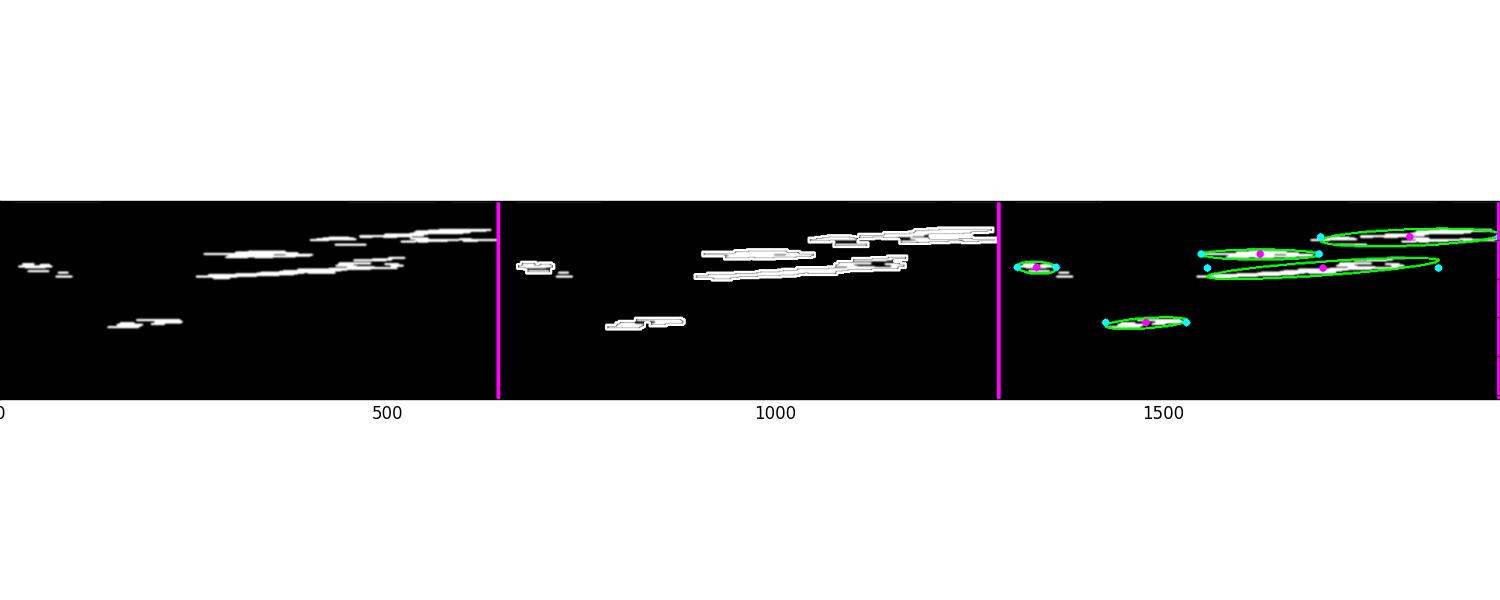
#> input picture test/countours_545.png, 1500 x 600 px; its folder holds only this picture in this run
$ python -i seg_utils.py   (imports and definitions only)   (older library calls are emulated)
#> lines starting #> are read from the running program, lines starting #| are printed output that depends on the picture; after the words box and inside, x2 and y2 are one past the last pixel; in counts of white or black regions, pixels touching at a corner belong together
# Created by: Hunter Young
# Date: 4/24/18
#
# Script Description:
# 	TODO
# Current Recommended Usage: (in terminal)
# 	TODO
from matplotlib import pyplot as plt
import utils as ut
import numpy as np
import os
import cv2


def crop_bottom_half(image):
	cropped_img = image[image.shape[0]/2:image.shape[0]]
	return cropped_img

def crop_bottom_two_thirds(image):
	cropped_img = image[image.shape[0]/6:image.shape[0]]
	return cropped_img

def crop_below_pixel(image, y_pixel):
	cropped_img = image[y_pixel:image.shape[0]]
	return cropped_img

# [8 lines left out: function horizontal_hist, not called in this run]

def vertical_hist(_img, method=0):
	if method == 1:			# Take a histogram of the left half of the image
		hist = np.sum(_img[_img.shape[1]//2:,:], axis=1)
	elif method == 2:		# Take a histogram of the right half of the image
		hist = np.sum(_img[0:_img.shape[1]//2,:], axis=1)
	else:					# Take a histogram of the whole image
		hist = np.sum(_img[:,:], axis=1)
	return hist


# [167 lines left out: functions custom_hist, find_row_ends, find_lowest_histograms, find_lowest_contours, not called in this run]

def histogram_sliding_filter(hist, window_size=16, flag_plot=False):
	avg_hist = np.zeros_like(hist).astype(np.int32)
	sliding_window = np.ones((window_size,))/window_size

	try:
		n, depth = hist.shape
	except:
		n = hist.shape
		depth = None

	if flag_plot == True:
		plt.figure(1)
		plt.clf()
		plt.title('Smoothed Histogram of the image')

	if depth == None:
		avg_hist = np.convolve(hist[:], sliding_window , mode='same')
		if flag_plot == True:
			plt.plot(range(avg_hist.shape[0]), avg_hist[:])
	else:
		for channel in range(depth):
			tmp_hist = np.convolve(hist[:,channel], sliding_window , mode='same')
			avg_hist[:,channel] = tmp_hist
			if flag_plot == True:
				plt.plot(range(avg_hist.shape[0]), avg_hist[:,channel])
				# plt.plot(range(avg_hist.shape[0]), avg_hist[:,1])
				# plt.plot(range(avg_hist.shape[0]), avg_hist[:,2])
	return avg_hist

def find_horizon_simple(v_hist,window_size=16):
	minval = [0,0]
	n_slopes = v_hist.shape[0] // window_size
	# print("Slopes: " + str(n_slopes))

	for i in range(n_slopes):
		xold = window_size * (i)
		xnew = window_size * (i+1) - 1

		dx = window_size
		dy = v_hist[xnew] - v_hist[xold]

		m = dy/dx
		tmp = np.array([xnew, m])
		if tmp[1] < minval[1]:
			minval = tmp

	# print("Minimum: " + str(minval))
	tmpVal = int(minval[1])
	idx = int(minval[0])
	return idx

def find_horizon(img, nwindows=8, minpix=300, window_height=20, flag_plot=False):
	tmp = cv2.resize(img, (640,480))
	cropped = np.copy(tmp)
	display = np.copy(tmp)
	h, w, c = tmp.shape

	vhist = vertical_hist(tmp)
	hist = histogram_sliding_filter(vhist)
	minypix = find_horizon_simple(hist[:,1])
	# print("")
	# print(tmp.shape)
	# print("Starting Y-Pixel: " + str(minypix))

	# Set size of the windows
	window_width = np.int(tmp.shape[1]/nwindows)
	# Set the width of the windows +/- margin

	if window_height > minypix:
		window_height = minypix

	# print("Window Size: " + str(window_height) + ", " + str(window_width))

	# Identify the x and y positions of all nonzero pixels in the image
	nonzero = tmp.nonzero()
	nonzeroy = np.array(nonzero[0])
	nonzerox = np.array(nonzero[1])

	# Declare initial search coordinates
	x_base = 0# + window_width/2
	y_base = minypix - window_height

	# Check if we need to start our window search on the left or the right side
	win_y_low = y_base - window_height
	win_y_high = y_base + window_height
	win_x_high = x_base + (0+1)*window_width
	win_x_low = x_base + 0*window_width

	good_horizon_inds = ((nonzeroy >= win_y_low) & (nonzeroy < win_y_high) &
	(nonzerox >= win_x_low) &  (nonzerox < win_x_high)).nonzero()[0]

	# print("Start --- # of Good Indices: " + str(len(good_horizon_inds)))
	# Current positions to be updated for each window
	if len(good_horizon_inds) < minpix:
		x_current = w
		flag_left_2_right = False
		# print("Searching for horizon [Right->Left]")
	else:
		x_current = x_base
		flag_left_2_right = True
		# print("Searching for horizon [Left->Right]")

	y_current = y_base

	# Create empty lists to receive left and right lane pixel indices
	horizon_inds = []

	# Step through the windows one by one
	for window in range(nwindows):
		# Identify window boundaries in x and y
		win_y_low = y_current - window_height
		win_y_high = y_current + window_height
		if flag_left_2_right == True:
			win_x_high = x_current + (window+1)*window_width
			win_x_low = x_current + window*window_width
		else:
			win_x_low = x_current - (window+1)*window_width
			win_x_high = x_current - window*window_width

		# [8 lines of commented-out code are left out]
		good_horizon_inds = ((nonzeroy >= win_y_low) & (nonzeroy < win_y_high) &
		(nonzerox >= win_x_low) &  (nonzerox < win_x_high)).nonzero()[0]

		# Append these indices to the lists
		horizon_inds.append(good_horizon_inds)

		# If you found > minpix pixels, recenter next window on their mean position
		# print("Window " + str(window) + "---- # of Good Indices: " + str(len(good_horizon_inds)))
		if len(good_horizon_inds) > minpix:
			x_current = np.int(np.mean(nonzerox[good_horizon_inds]))
			y_current = np.int(np.mean(nonzeroy[good_horizon_inds]))
			# print("New Window Center: " + str(x_current) + ", " + str(y_current))

	# Concatenate the arrays of indices
	horizon_inds = np.concatenate(horizon_inds)

	# Extract left and right line pixel positions
	x = nonzerox[horizon_inds]
	y = nonzeroy[horizon_inds]

	try:
		# Fit a second order polynomial to each
		horizon_fit = np.polyfit(y, x, 1)
		# print("Horizon Slope: " + str(horizon_fit[0]))

		# Generate x and y values for plotting
		ploty = np.linspace(0, tmp.shape[1]-1, tmp.shape[1] )
		plotx = horizon_fit[0]*ploty + horizon_fit[1]
		# plotx = horizon_fit[0]*ploty**2 + horizon_fit[1]*ploty + horizon_fit[2]

		if horizon_fit[0] > 0:
			plotx_offset = horizon_fit[0]*ploty + horizon_fit[1]-200
		else:
			plotx_offset = horizon_fit[0]*ploty + horizon_fit[1]+200


		if flag_plot == True:
			global plt
			fig = plt.figure(3)
			fig.clf()
			fig.imshow(tmp)
			fig.plot(plotx, ploty, color='yellow')
			fig.plot(plotx_offset, ploty, color='red')
			fig.xlim(0, img.shape[1])
			fig.ylim(img.shape[0], 0)
			display = ut.fig2img(fig)
			# plt.show()
			# plt.pause(0.001)
			cv2.imshow("Found Horizon Line",display)
	except:
		print("ERROR: Function 'polyfit' failed!")
		horizon_fit = []
		plotx_offset = [0, 0]
		ploty = [0, 0]
		cropped = tmp
		pass

	pts = np.array([[0,ploty[0]],[plotx_offset[0],ploty[0]],[plotx_offset[-1],ploty[-1]], [cropped.shape[1],0]], np.int32)
	cv2.fillPoly(cropped,[pts],(0,0,0))

	cv2.line(display,(int(plotx_offset[0]),int(ploty[0])),(int(plotx_offset[-1]),int(ploty[-1])),(0,0,255))
	return horizon_fit, horizon_inds, cropped, display


# [193 lines left out: functions is_horizon_present, strip_image, histogram_strips, not called in this run]

>>> import cv2
>>> picture = cv2.imread('../test/countours_545.png')
#> picture is the input picture: shape (600, 1500, 3); mean B, G, R 174.5, 174.7, 174.4
>>> result = find_horizon(picture)
#> in find_horizon, `tmp = cv2.resize(img, (640,480))`:
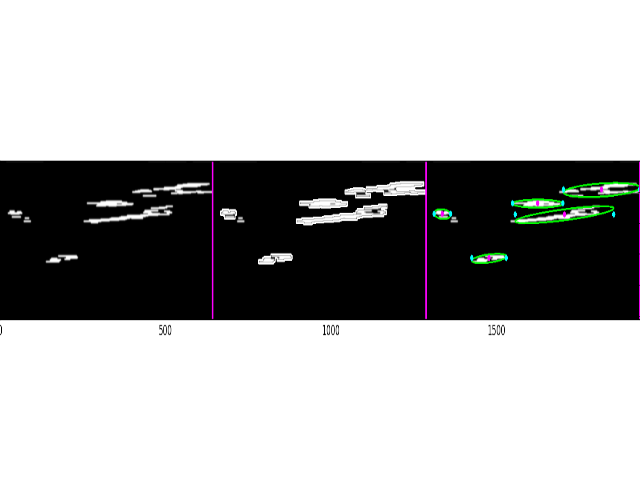
#> tmp: shape (480, 640, 3); mean B, G, R 174.5, 174.8, 174.4
#> in vertical_hist, `hist = np.sum(_img[:,:], axis=1)`: hist = 480 rows, first 8: [163200, 163200, 163200], [163200, 163200, 163200], [163200, 163200, 163200], [163200, 163200, 163200], [163200, 163200, 163200], [163200, 163200, 163200], [163200, 163200, 163200], [163200, 163200, 163200]
#> in find_horizon, `vhist = vertical_hist(tmp)`: vhist has the same summary as hist in vertical_hist
#> after the loop in histogram_sliding_filter, `for channel in range(depth):`: avg_hist = 480 rows, first 8: [81600, 81600, 81600], [91800, 91800, 91800], [102000, 102000, 102000], [112200, 112200, 112200], [122400, 122400, 122400], [132600, 132600, 132600], [142800, 142800, 142800], [153000, 153000, 153000]
#> in find_horizon, `hist = histogram_sliding_filter(vhist)`: hist has the same summary as avg_hist in histogram_sliding_filter
#> the loop in find_horizon_simple, `for i in range(n_slopes):` made 30 passes
#> (dy, m, minval) on passes 10 to 11: (-63889, -3993.1, [159, -3993.1]), (-87767, -5485.4, [175, -5485.4])
#> (dy, m, tmp) on passes 1 to 6: (81600, 5100, [15, 5100]), (0, 0, [31, 0]), (0, 0, [47, 0]), (0, 0, [63, 0]), (0, 0, [79, 0]), (0, 0, [95, 0])
#> in find_horizon_simple, `tmpVal = int(minval[1])`: tmpVal = -5485
#> in find_horizon_simple, `idx = int(minval[0])`: idx = 175
#> in find_horizon, `y_base = minypix - window_height`: y_base = 155
#> in find_horizon, `win_y_low = y_base - window_height`: win_y_low = 135
#> in find_horizon, `win_y_high = y_base + window_height`: win_y_high = 175
#> in find_horizon, `good_horizon_inds = ((nonzeroy >= win_y_low) & (nonzeroy < win_y_high)..`: good_horizon_inds = 6468 values from 259200 to 310114
#> in find_horizon, `y_current = y_base`: y_current = 155
#> the loop in find_horizon, `for window in range(nwindows):` made 8 passes
#> (win_y_low, win_y_high, win_x_high, win_x_low, x_current, y_current) on passes 2 to 4: (127, 167, 198, 118, 157, 144), (124, 164, 397, 317, 357, 142), (122, 162, 677, 597, 618, 141)
#> (win_y_low, win_y_high, win_x_high, win_x_low) on passes 5 to 8: (121, 161, 1018, 938), (121, 161, 1098, 1018), (121, 161, 1178, 1098), (121, 161, 1258, 1178)
#> after the loop in find_horizon, `for window in range(nwindows):`: horizon_inds = 8 items
#> in find_horizon, `horizon_fit = np.polyfit(y, x, 1)`: horizon_fit = [-3.67, 803.2]
#> in find_horizon, `plotx = horizon_fit[0]*ploty + horizon_fit[1]`: plotx = 640 values, max 803.2 at index 0, min -1541.6 at index 639, mean -369.2
#> in find_horizon, `plotx_offset = horizon_fit[0]*ploty + horizon_fit[1]+200`: plotx_offset = 640 values, max 1003.2 at index 0, min -1341.6 at index 639, mean -169.2
#> in find_horizon, `pts = np.array([[0,ploty[0]],[plotx_offset[0],ploty[0]],[plotx_offset[..`: pts = [[0, 0], [1003, 0], [-1341, 639], [640, 0]]
#> in find_horizon, `cv2.fillPoly(cropped,[pts],(0,0,0))`:
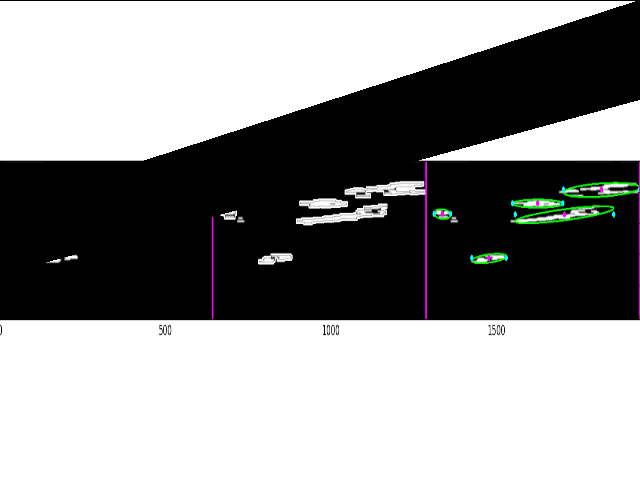
#> cropped: shape (480, 640, 3); 11.99% of pixels changed, all inside (x1, y1, x2, y2) = (0, 0, 640, 263)
#> in find_horizon, `cv2.line(display,(int(plotx_offset[0]),int(ploty[0])),(int(plotx_offse..`:
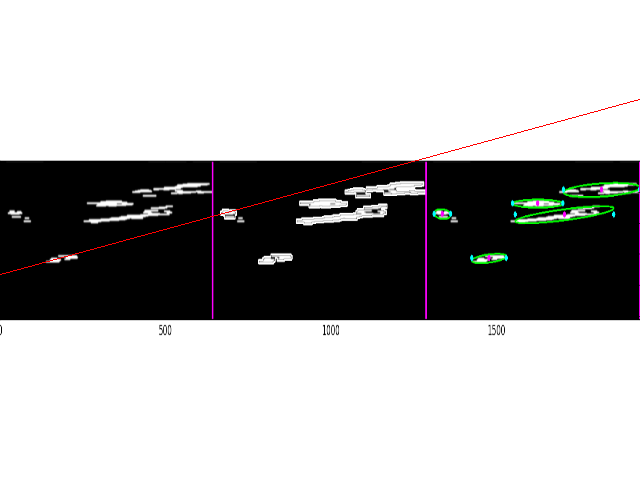
#> display: shape (480, 640, 3); 0.21% of pixels changed, all inside (x1, y1, x2, y2) = (0, 99, 640, 275)

$ run again, on test/lines_545.png
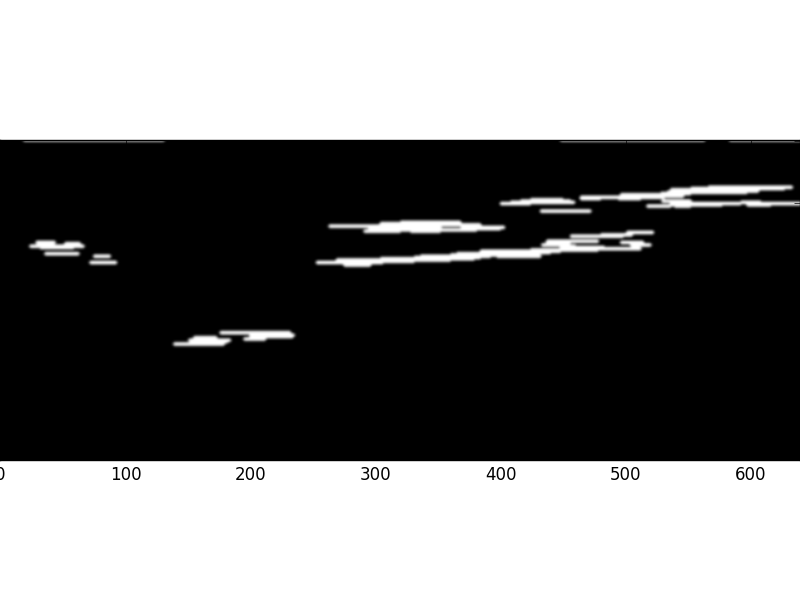
#> input picture test/lines_545.png, 800 x 600 px
#> picture is the input picture: shape (600, 800, 3); min 0, max 255, mean 122.8
#> in vertical_hist, `hist = np.sum(_img[:,:], axis=1)`: hist = 480 rows, first 8: [163200, 163200, 163200], [163200, 163200, 163200], [163200, 163200, 163200], [163200, 163200, 163200], [163200, 163200, 163200], [163200, 163200, 163200], [163200, 163200, 163200], [163200, 163200, 163200]
#> vhist has the same summary as hist in vertical_hist
#> after the loop in histogram_sliding_filter, `for channel in range(depth):`: avg_hist = 480 rows, first 8: [81600, 81600, 81600], [91800, 91800, 91800], [102000, 102000, 102000], [112200, 112200, 112200], [122400, 122400, 122400], [132600, 132600, 132600], [142800, 142800, 142800], [153000, 153000, 153000]
#> in find_horizon, `hist = histogram_sliding_filter(vhist)`: hist has the same summary as avg_hist in histogram_sliding_filter
#> the loop in find_horizon_simple, `for i in range(n_slopes):` made 30 passes
#> (dy, m, minval) on passes 7 to 8: (-70793, -4424.6, [111, -4424.6]), (-82207, -5137.9, [127, -5137.9])
#> tmpVal = -5137
#> idx = 127
#> y_base = 107
#> in find_horizon, `win_y_low = y_base - window_height`: win_y_low = 87
#> in find_horizon, `win_y_high = y_base + window_height`: win_y_high = 127
#> good_horizon_inds = 6756 values from 167040 to 217895
#> in find_horizon, `y_current = y_base`: y_current = 107
#> the loop in find_horizon, `for window in range(nwindows):` made 8 passes
#> (win_y_low, win_y_high, win_x_high, win_x_low, x_current, y_current) on passes 2 to 4: (80, 120, 200, 120, 158, 95), (75, 115, 398, 318, 357, 93), (73, 113, 677, 597, 618, 92)
#> after the loop in find_horizon, `for window in range(nwindows):`: horizon_inds = 8 items
#> horizon_fit = [-4.97, 749.9]
#> plotx = 640 values, max 749.9 at index 0, min -2426 at index 639, mean -838.1
#> plotx_offset = 640 values, max 949.9 at index 0, min -2226 at index 639, mean -638.1
#> pts = [[0, 0], [949, 0], [-2226, 639], [640, 0]]
#> in find_horizon, `cv2.fillPoly(cropped,[pts],(0,0,0))`:
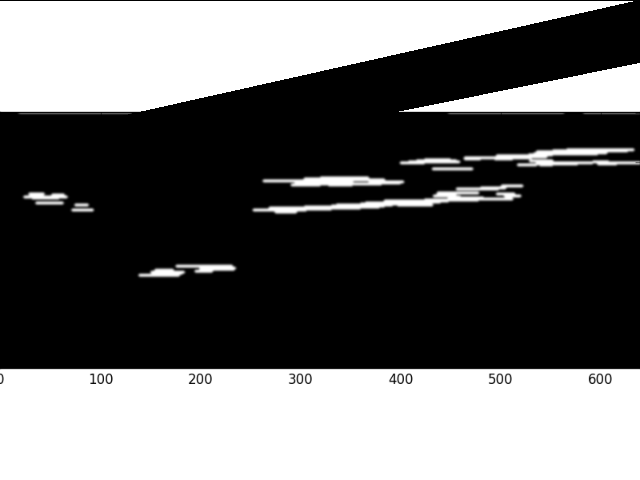
#> cropped: shape (480, 640, 3); min 0, max 255, mean 103.9
#> in find_horizon, `cv2.line(display,(int(plotx_offset[0]),int(ploty[0])),(int(plotx_offse..`:
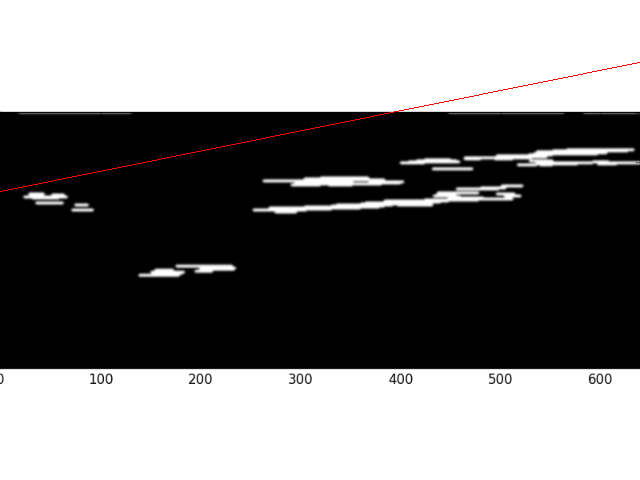
#> display: shape (480, 640, 3); mean B, G, R 122.6, 122.6, 123.1

$ run again, on test/overlay_545.png
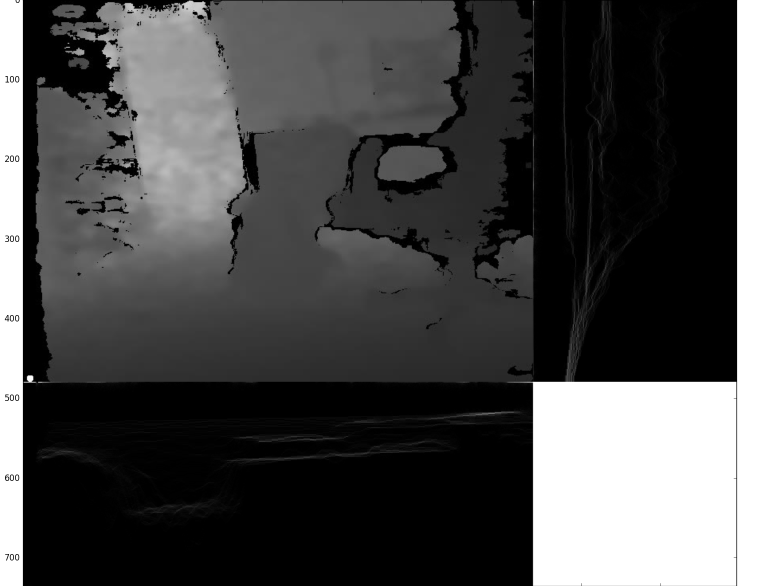
#> input picture test/overlay_545.png, 1518 x 1172 px (shown at 1/2 size)
#> picture is the input picture: shape (1172, 1518, 3); min 0, max 255, mean 71
#> in find_horizon, `tmp = cv2.resize(img, (640,480))`:
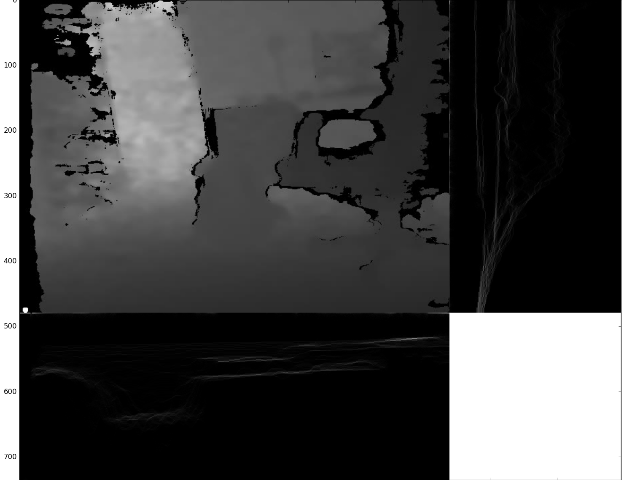
#> tmp: shape (480, 640, 3); min 0, max 255, mean 70.9
#> in vertical_hist, `hist = np.sum(_img[:,:], axis=1)`: hist = 480 rows, first 8: [21193, 21193, 21193], [31128, 31128, 31128], [36074, 36074, 36074], [38516, 38516, 38516], [41136, 41136, 41136], [42485, 42485, 42485], [43036, 43036, 43036], [44246, 44246, 44246]
#> vhist has the same summary as hist in vertical_hist
#> after the loop in histogram_sliding_filter, `for channel in range(depth):`: avg_hist = 480 rows, first 8: [18613, 18613, 18613], [21478, 21478, 21478], [24359, 24359, 24359], [27220, 27220, 27220], [30164, 30164, 30164], [33092, 33092, 33092], [35943, 35943, 35943], [38739, 38739, 38739]
#> in find_horizon, `hist = histogram_sliding_filter(vhist)`: hist has the same summary as avg_hist in histogram_sliding_filter
#> the loop in find_horizon_simple, `for i in range(n_slopes):` made 30 passes
#> (dy, m, minval) on passes 2, 3, 4, 7, 30: (-189, -11.81, [31, -11.81]), (-623, -38.94, [47, -38.94]), (-2134, -133.4, [63, -133.4]), (-4505, -281.6, [111, -281.6]), (-23319, -1457.4, [479, -1457.4])
#> tmpVal = -1457
#> idx = 479
#> y_base = 459
#> in find_horizon, `win_y_low = y_base - window_height`: win_y_low = 439
#> in find_horizon, `win_y_high = y_base + window_height`: win_y_high = 479
#> in find_horizon, `good_horizon_inds = ((nonzeroy >= win_y_low) & (nonzeroy < win_y_high)..`: good_horizon_inds = 2409 values from 587448 to 612329
#> in find_horizon, `y_current = y_base`: y_current = 459
#> the loop in find_horizon, `for window in range(nwindows):` made 8 passes
#> (win_y_low, win_y_high, win_x_high, win_x_low, x_current, y_current) on pass 6: (438, 478, 489, 409, 468, 457)
#> after the loop in find_horizon, `for window in range(nwindows):`: horizon_inds = 8 items
#> in find_horizon, `horizon_inds = np.concatenate(horizon_inds)`: horizon_inds = 7344 values, max 612329 at index 2408, min 586866 at index 2409, mean 599423.4
#> x = 7344 values, max 488 at index 2661, min 0 at index 0, mean 312.2
#> y = 7344 values, max 478 at index 2343, min 438 at index 2409, mean 457.6
#> horizon_fit = [-0.515, 548.1]
#> plotx = 640 values, max 548.1 at index 0, min 218.8 at index 639, mean 383.4
#> plotx_offset = 640 values, max 748.1 at index 0, min 418.8 at index 639, mean 583.4
#> pts = [[0, 0], [748, 0], [418, 639], [640, 0]]
#> cropped: shape (480, 640, 3); 3.66% of pixels changed, all inside (x1, y1, x2, y2) = (0, 0, 640, 480)
#> in find_horizon, `cv2.line(display,(int(plotx_offset[0]),int(ploty[0])),(int(plotx_offse..`:
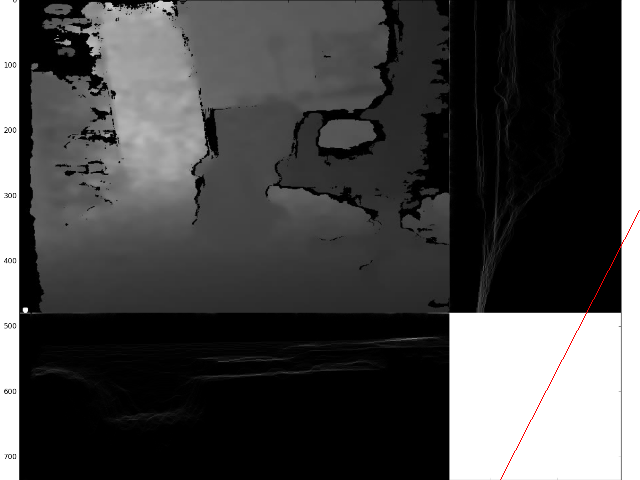
#> display: shape (480, 640, 3); 0.09% of pixels changed, all inside (x1, y1, x2, y2) = (500, 210, 640, 480)
